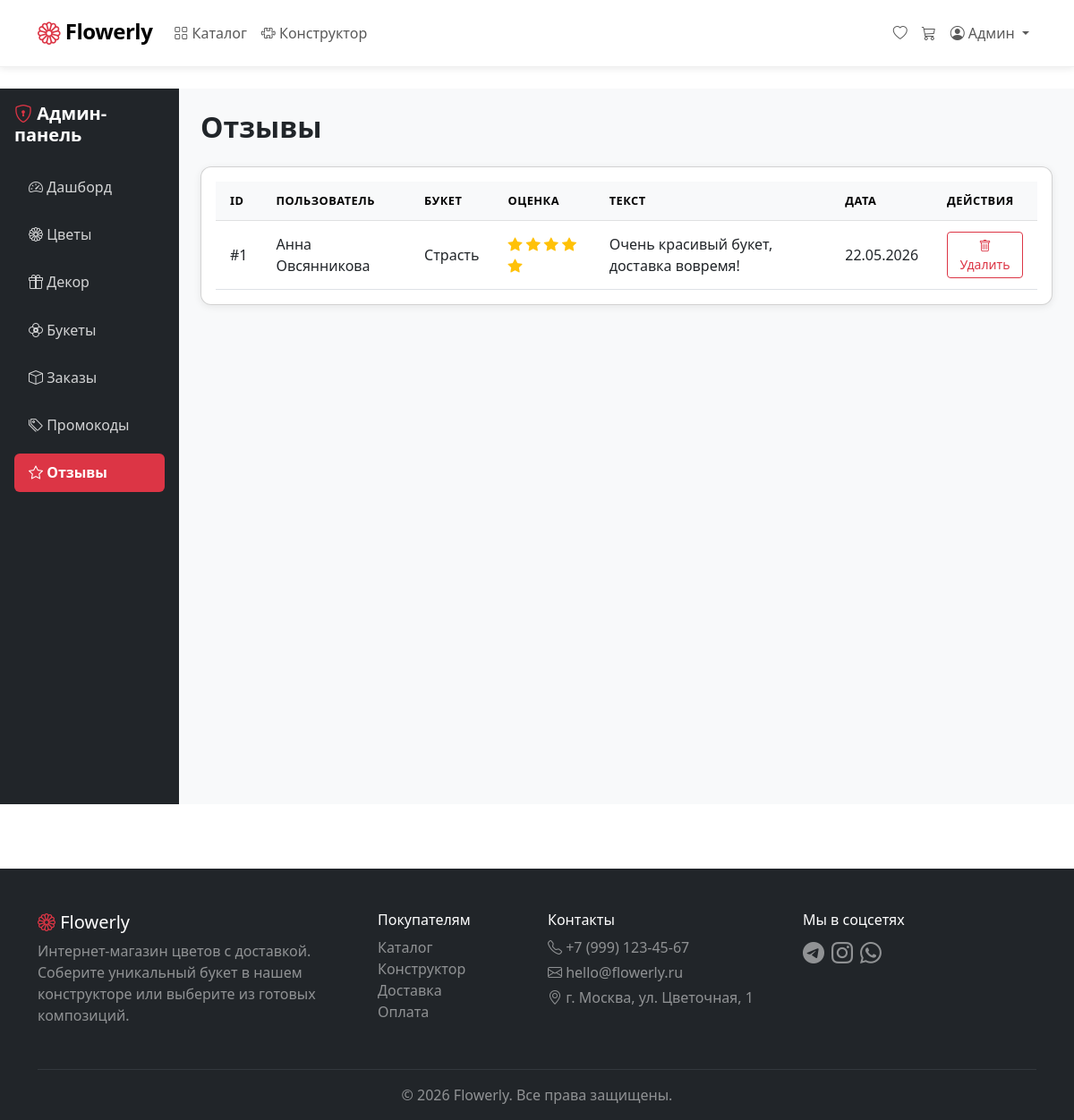
The app's page /admin-dashboard/reviews/ (signed in) with its own data.
### FlowerlyApp/models.py (models this page shows, shortened)
class User(AbstractUser):
    username = None
    email = models.EmailField('Email', unique=True)
    phone = models.CharField('Телефон', max_length=20, blank=True)
    default_address = models.TextField('Адрес по умолчанию', blank=True)
    avatar = models.ImageField('Аватар', upload_to='avatars/', blank=True)
    is_florist = models.BooleanField('Флорист', default=False)
    created_at = models.DateTimeField('Дата регистрации', auto_now_add=True)
    USERNAME_FIELD = 'email'
    REQUIRED_FIELDS = ['first_name', 'last_name']
    objects = UserManager()
    class Meta:
        verbose_name = 'Пользователь'
        verbose_name_plural = 'Пользователи'

class Review(models.Model):
    user = models.ForeignKey(settings.AUTH_USER_MODEL, on_delete=models.CASCADE)
    ready_bouquet = models.ForeignKey(ReadyBouquet, on_delete=models.CASCADE)
    rating = models.IntegerField('Оценка', choices=[(i, str(i)) for i in range(1, 6)])
    text = models.TextField('Отзыв')
    created_at = models.DateTimeField(auto_now_add=True)
    class Meta:
        verbose_name = 'Отзыв'
        verbose_name_plural = 'Отзывы'
        unique_together = ('user', 'ready_bouquet')

class ReadyBouquet(models.Model):
    name = models.CharField('Название', max_length=200)
    slug = models.SlugField(unique=True)
    description = models.TextField('Описание')
    price = models.DecimalField('Цена', max_digits=10, decimal_places=2)
    image = models.ImageField('Главное фото', upload_to='bouquets/')
    available = models.BooleanField('В наличии', default=True)
    is_hit = models.BooleanField('Хит продаж', default=False)
    occasion = models.ForeignKey(Occasion, on_delete=models.SET_NULL, null=True, blank=True)
    color_palette = models.ForeignKey(ColorPalette, on_delete=models.SET_NULL, null=True, blank=True)
    created_at = models.DateTimeField(auto_now_add=True)
    class Meta:
        verbose_name = 'Готовый букет'
        verbose_name_plural = 'Готовые букеты'

### FlowerlyApp/views.py (the view)
    def wrapper(request, *args, **kwargs):
        if not request.user.is_authenticated:
            return redirect('flowerly:login')
        if not request.user.is_staff:
            messages.error(request, 'Доступ запрещён')
            return redirect('flowerly:home')
        return view_func(request, *args, **kwargs)

### FlowerlyApp/context_processors.py (called while the page is built)
def cart_counter(request):
    if request.user.is_authenticated:
        try:
            cart = Cart.objects.get(user=request.user)
            count = cart.total_items()
        except Cart.DoesNotExist:
            count = 0
    else:
        count = 0
    return {'cart_count': count}

### FlowerlyApp/models.py (called while the page is built)
    def total_items(self):
        return self.items.count()

### FlowerlyApp/views.py (called while the page is built)
def admin_required(view_func):
    def wrapper(request, *args, **kwargs):
        if not request.user.is_authenticated:
            return redirect('flowerly:login')
        if not request.user.is_staff:
            messages.error(request, 'Доступ запрещён')
            return redirect('flowerly:home')
        return view_func(request, *args, **kwargs)
    return wrapper

@admin_required
def admin_reviews(request):
    reviews = Review.objects.all().select_related('user', 'ready_bouquet').order_by('-created_at')
    return render(request, 'admin_dashboard/reviews.html', {'reviews': reviews})

### FlowerlyApp/templates/admin_dashboard/reviews.html (shortened to what this page needs)
{% extends 'base.html' %}
{% block content %}
<div class="container-fluid">
    <div class="row">
        <div class="col-md-2 bg-dark min-vh-100 p-3">
            <h5 class="fw-bold mb-4 text-white"><i class="bi bi-shield-lock text-danger"></i> Админ-панель</h5>
            <ul class="nav flex-column">
                <li class="nav-item mb-2">
                    <a href="{% url 'flowerly:admin_dashboard' %}" class="nav-link text-white">
                        <i class="bi bi-speedometer2"></i> Дашборд
                    </a>
                </li>
                <li class="nav-item mb-2">
                    <a href="{% url 'flowerly:admin_flowers' %}" class="nav-link text-white">
                        <i class="bi bi-flower1"></i> Цветы
                    </a>
                </li>
                <li class="nav-item mb-2">
                    <a href="{% url 'flowerly:admin_decor' %}" class="nav-link text-white">
                        <i class="bi bi-gift"></i> Декор
                    </a>
                </li>
                <li class="nav-item mb-2">
                    <a href="{% url 'flowerly:admin_bouquets' %}" class="nav-link text-white">
                        <i class="bi bi-flower2"></i> Букеты
                    </a>
                </li>
                <li class="nav-item mb-2">
                    <a href="{% url 'flowerly:admin_orders' %}" class="nav-link text-white">
                        <i class="bi bi-box"></i> Заказы
                    </a>
                </li>
                <li class="nav-item mb-2">
                    <a href="{% url 'flowerly:admin_promo' %}" class="nav-link text-white">
                        <i class="bi bi-tags"></i> Промокоды
                    </a>
                </li>
                <li class="nav-item mb-2">
                    <a href="{% url 'flowerly:admin_reviews' %}" class="nav-link active bg-danger text-white rounded">
                        <i class="bi bi-star"></i> Отзывы
                    </a>
                </li>
            </ul>
        </div>
        <div class="col-md-10 p-4 bg-light min-vh-100">
            <h2 class="fw-bold mb-4">Отзывы</h2>
            <div class="card shadow-sm">
                <div class="card-body">
                    <div class="table-responsive">
                        <table class="table table-hover align-middle">
                            <thead class="table-light">
                                <tr>
                                    <th>ID</th>
                                    <th>Пользователь</th>
                                    <th>Букет</th>
                                    <th>Оценка</th>
                                    <th>Текст</th>
                                    <th>Дата</th>
                                    <th>Действия</th>
                                </tr>
                            </thead>
                            <tbody>
                                {% for review in reviews %}
                                <tr>
                                    <td>#{{ review.id }}</td>
                                    <td>{{ review.user.first_name }} {{ review.user.last_name }}</td>
                                    <td>{{ review.ready_bouquet.name }}</td>
                                    <td>
                                        <span class="text-warning">
                                            {% for i in "12345" %}
                                                {% if forloop.counter <= review.rating %}
                                                <i class="bi bi-star-fill"></i>
                                                {% else %}
                                                <i class="bi bi-star"></i>
                                                {% endif %}
                                            {% endfor %}
                                        </span>
                                    </td>
                                    <td>{{ review.text|truncatechars:80 }}</td>
                                    <td>{{ review.created_at|date:"d.m.Y" }}</td>
                                    <td>
                                        <a href="{% url 'flowerly:admin_review_delete' review.id %}" class="btn btn-sm btn-outline-danger"
                                           onclick="return confirm('Удалить отзыв #{{ review.id }}?')">
                                            <i class="bi bi-trash"></i> Удалить
                                        </a>
                                    </td>
                                </tr>
                                {% empty %}
                                <tr>
                                    <td colspan="7" class="text-center py-4 text-muted">Отзывов пока нет</td>
                                </tr>
                                {% endfor %}
                            </tbody>
                        </table>
                    </div>
                </div>
            </div>
        </div>
    </div>
</div>
{% endblock %}

### FlowerlyApp/templates/base.html (shortened to what this page needs)
<!DOCTYPE html>
<html lang="ru">
<head>
    <link href="https://cdn.jsdelivr.net/npm/bootstrap@5.3.0/dist/css/bootstrap.min.css" rel="stylesheet">
    <link href="https://cdn.jsdelivr.net/npm/bootstrap-icons@1.11.0/font/bootstrap-icons.css" rel="stylesheet">
    {% load static %}
    <link href="{% static 'css/style.css' %}" rel="stylesheet">
</head>
<body>
    <nav class="navbar navbar-expand-lg navbar-light bg-white shadow-sm sticky-top">
        <div class="container">
            <a class="navbar-brand" href="{% url 'flowerly:home' %}">
                <i class="bi bi-flower1 text-danger"></i>
                <span class="fw-bold">Flowerly</span>
            </a>
            <div class="collapse navbar-collapse" id="navbarMain">
                <ul class="navbar-nav me-auto mb-2 mb-lg-0">
                    <li class="nav-item">
                        <a class="nav-link {% if request.resolver_match.url_name == 'catalog' %}active{% endif %}"
                           href="{% url 'flowerly:catalog' %}">
                            <i class="bi bi-grid"></i> Каталог
                        </a>
                    </li>
                    <li class="nav-item">
                        <a class="nav-link {% if request.resolver_match.url_name == 'constructor' %}active{% endif %}"
                           href="{% url 'flowerly:constructor' %}">
                            <i class="bi bi-puzzle"></i> Конструктор
                        </a>
                    </li>
                </ul>
                <ul class="navbar-nav ms-auto mb-2 mb-lg-0">
                    {% if user.is_authenticated %}
                        <li class="nav-item">
                            <a class="nav-link" href="{% url 'flowerly:favorites' %}">
                                <i class="bi bi-heart"></i>
                            </a>
                        </li>
                        <li class="nav-item">
                            <a class="nav-link position-relative" href="{% url 'flowerly:cart_detail' %}">
                                <i class="bi bi-cart3"></i>
                            </a>
                        </li>
                        <li class="nav-item dropdown">
                            <a class="nav-link dropdown-toggle" href="#" id="userDropdown" role="button"
                               data-bs-toggle="dropdown">
                                <i class="bi bi-person-circle"></i> {{ user.first_name }}
                            </a>
                        </li>
                    {% endif %}
                </ul>
            </div>
        </div>
    </nav>
    <main class="py-4">
        {% block content %}{% endblock %}
    </main>
<footer class="bg-dark text-white pt-5 pb-3 mt-5">
    <div class="container">
        <div class="row">
            <div class="col-md-4 mb-3">
                <h5><i class="bi bi-flower1 text-danger"></i> Flowerly</h5>
                <p class="text-white-50">Интернет-магазин цветов с доставкой. Соберите уникальный букет в нашем конструкторе или выберите из готовых композиций.</p>
            </div>
            <div class="col-md-2 mb-3">
                <h6>Покупателям</h6>
                <ul class="list-unstyled">
                    <li><a href="{% url 'flowerly:catalog' %}" class="text-white-50 text-decoration-none">Каталог</a></li>
                    <li><a href="{% url 'flowerly:constructor' %}" class="text-white-50 text-decoration-none">Конструктор</a></li>
                    <li><a href="#" class="text-white-50 text-decoration-none">Доставка</a></li>
                    <li><a href="#" class="text-white-50 text-decoration-none">Оплата</a></li>
                </ul>
            </div>
            <div class="col-md-3 mb-3">
                <h6>Контакты</h6>
                <p class="text-white-50 mb-1"><i class="bi bi-telephone"></i> +7 (999) 123-45-67</p>
                <p class="text-white-50 mb-1"><i class="bi bi-envelope"></i> hello@flowerly.ru</p>
                <p class="text-white-50"><i class="bi bi-geo-alt"></i> г. Москва, ул. Цветочная, 1</p>
            </div>
            <div class="col-md-3 mb-3">
                <h6>Мы в соцсетях</h6>
                <div class="d-flex gap-2">
                    <a href="#" class="text-white-50 fs-4"><i class="bi bi-telegram"></i></a>
                    <a href="#" class="text-white-50 fs-4"><i class="bi bi-instagram"></i></a>
                    <a href="#" class="text-white-50 fs-4"><i class="bi bi-whatsapp"></i></a>
                </div>
            </div>
        </div>
        <hr class="border-secondary">
        <p class="text-center text-white-50 mb-0">© 2026 Flowerly. Все права защищены.</p>
    </div>
</footer>
</body>
</html>

### FlowerlyApp/static/css/style.css (style rules this page uses)
:root { --flowerly-primary: #dc3545; --flowerly-primary-dark: #bb2d3b; --flowerly-primary-light: #f8d7da; --flowerly-secondary: #6c757d; --flowerly-success: #198754; --flowerly-warning: #ffc107; --flowerly-bg-light: #f8f9fa; --flowerly-text-muted: #6c757d; }
body { font-family: 'Segoe UI', system-ui, -apple-system, sans-serif; color: #212529; background-color: #fff; min-height: 100vh; display: flex; flex-direction: column; }
main { flex: 1; }
.navbar { padding: 0.75rem 0; border-bottom: 1px solid #f0f0f0; }
.navbar-brand { font-size: 1.5rem; letter-spacing: -0.5px; }
.navbar-brand i { font-size: 1.6rem; vertical-align: -3px; }
.nav-link { font-weight: 500; padding: 0.5rem 1rem; border-radius: 8px; transition: all 0.2s ease; }
.nav-link.active { background-color: var(--flowerly-primary-light); color: var(--flowerly-primary) !important; font-weight: 600; }
.btn-outline-danger { color: var(--flowerly-primary); border-color: var(--flowerly-primary); }
.card { border-radius: 12px; overflow: hidden; transition: transform 0.2s ease, box-shadow 0.2s ease; }
.table { margin-bottom: 0; }
.table thead th { font-weight: 600; text-transform: uppercase; font-size: 0.8rem; letter-spacing: 0.5px; padding: 0.75rem 1rem; }
.table tbody td { padding: 0.75rem 1rem; vertical-align: middle; }
.bg-dark .nav-link { color: rgba(255, 255, 255, 0.8) !important; padding: 0.6rem 1rem; border-radius: 8px; margin-bottom: 2px; font-weight: 500; transition: all 0.2s ease; }
.bg-dark .nav-link.active { background-color: #dc3545 !important; color: #fff !important; font-weight: 600; }
.card { animation: fadeInUp 0.4s ease forwards; }
.card:nth-child(2) { animation-delay: 0.05s; }
footer { margin-top: auto; }
footer a { transition: color 0.2s ease; }
.min-vh-100 { min-height: 100vh; }
.sticky-top { z-index: 100; }
.navbar { z-index: 1030 !important; }
.shadow-sm { box-shadow: 0 2px 8px rgba(0, 0, 0, 0.08) !important; }

### records on screen
User: first_name "Админ"
Review: id "1", user.first_name "Анна", user.last_name "Овсянникова", ready_bouquet.name "Страсть", rating 5 (drawn), text "Очень красивый букет, доставка вовремя!", created_at "22.05.2026"
